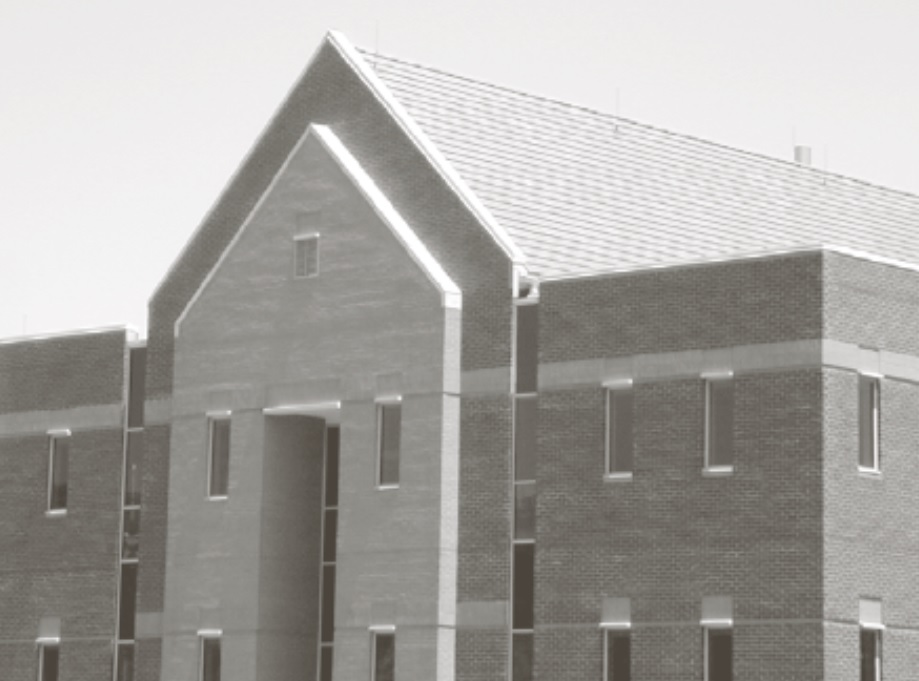
#> input picture Python/assets/p4/house.jpg, 919 x 681 px, found by its file name
$ python canny_steps.py   (older library calls are emulated)
#> lines starting #> are read from the running program, lines starting #| are printed output that depends on the picture
import cv2
import numpy as np
import matplotlib.pyplot as plt

image = cv2.imread('./assets/p4/house.jpg',
                   cv2.IMREAD_GRAYSCALE)
#> image: shape (681, 919); min 67, max 255, mean 165.8

gaussian_filter = np.array([
    [0, 0, 0.01, 0.01, 0.01, 0, 0],
    [0, 0.02, 0.08, 0.14, 0.08, 0.02, 0],
    [0.01, 0.08, 0.37, 0.61, 0.37, 0.08, 0.01],
    [0.01, 0.14, 0.61, 1.0, 0.61, 0.14, 0.01],
    [0.01, 0.08, 0.37, 0.61, 0.37, 0.08, 0.01],
    [0, 0.02, 0.08, 0.14, 0.08, 0.02, 0],
    [0, 0, 0.01, 0.01, 0.01, 0, 0]
])
gaussian_filter /= np.sum(gaussian_filter)

smoothed_image = cv2.filter2D(image, -1, gaussian_filter)

gx = cv2.Sobel(smoothed_image, cv2.CV_64F, 1, 0, ksize=3)
gy = cv2.Sobel(smoothed_image, cv2.CV_64F, 0, 1, ksize=3)
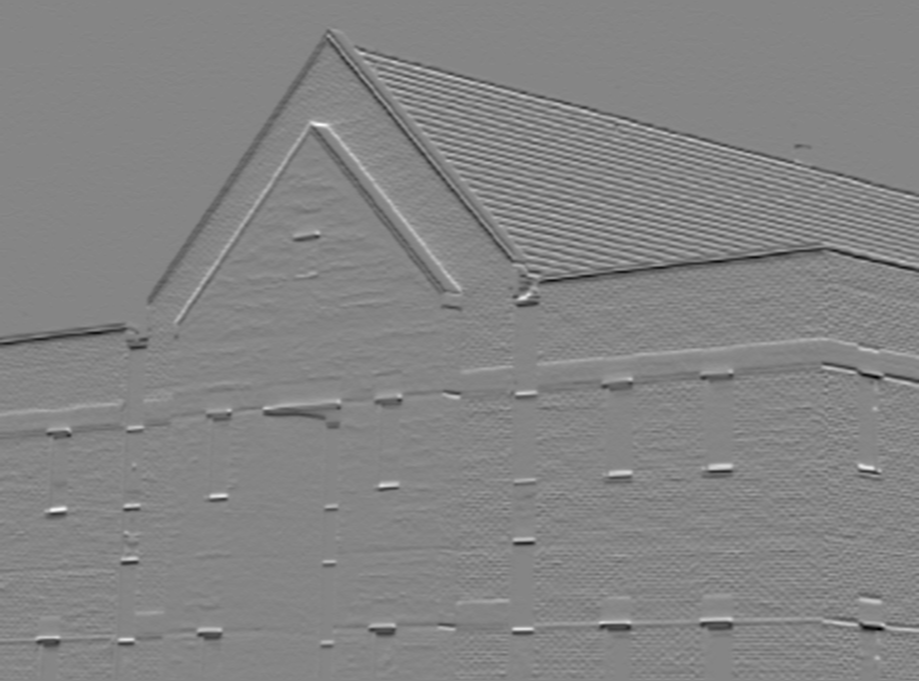
#> gy: shape (681, 919) float64; min -268, max 245, mean -1.4; drawn with min black and max white


gradient_magnitude = np.sqrt(gx**2 + gy**2)
gradient_angle = np.arctan2(gy, gx) * (180 / np.pi)
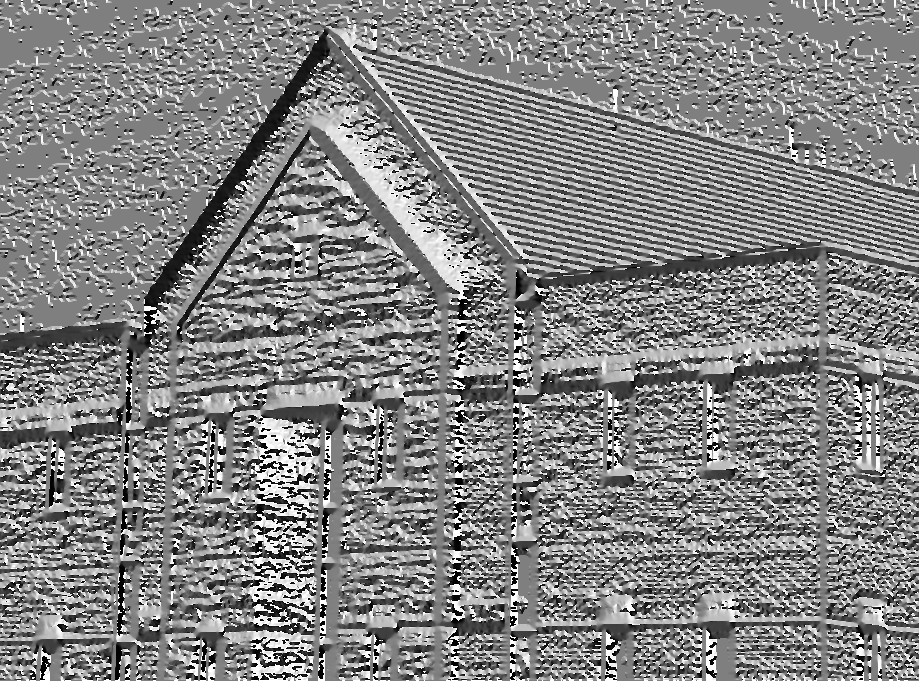
#> gradient_angle: shape (681, 919) float64; min -179.7, max 180, mean 6.4; drawn with min black and max white


def non_maximum_suppression(magnitude, angle):
    M, N = magnitude.shape
#> M = 681; N = 919
    nms = np.zeros((M, N), dtype=np.float32)
    angle = angle % 180
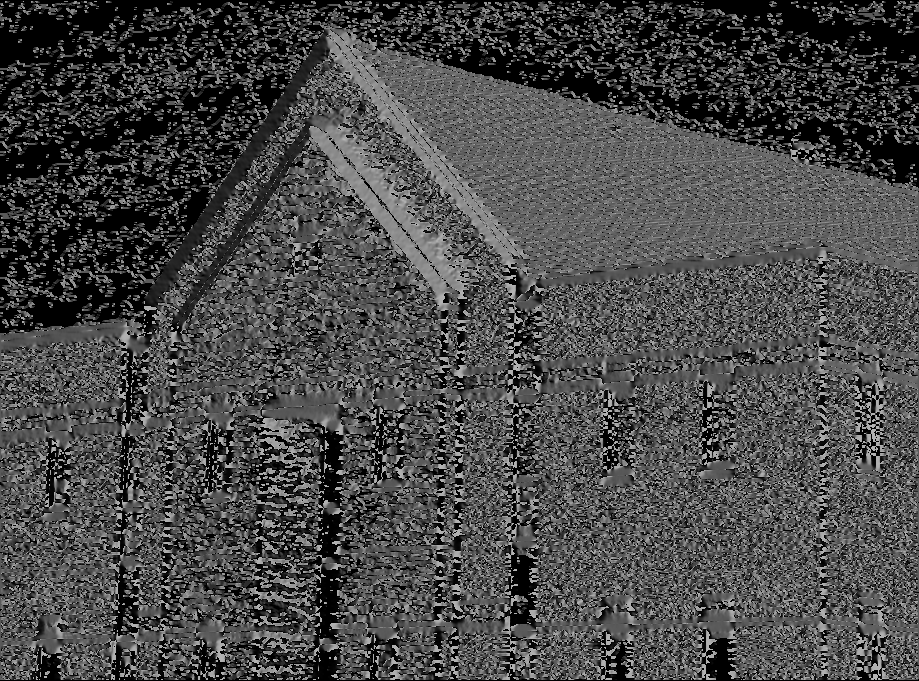
#> angle: shape (681, 919) float64; min 0, max 179.8, mean 72.6
    q, r = 0, 0

    for i in range(1, M - 1):
        for j in range(1, N - 1):

            if (0 <= angle[i, j] < 22.5) or (157.5 <= angle[i, j] <= 180):
                q = magnitude[i, j + 1]
                r = magnitude[i, j - 1]
            elif 22.5 <= angle[i, j] < 67.5:
                q = magnitude[i + 1, j - 1]
                r = magnitude[i - 1, j + 1]
            elif 67.5 <= angle[i, j] < 112.5:
                q = magnitude[i + 1, j]
                r = magnitude[i - 1, j]
            elif 112.5 <= angle[i, j] < 157.5:
                q = magnitude[i - 1, j - 1]
                r = magnitude[i + 1, j + 1]

            if magnitude[i, j] >= q and magnitude[i, j] >= r:
                nms[i, j] = magnitude[i, j]
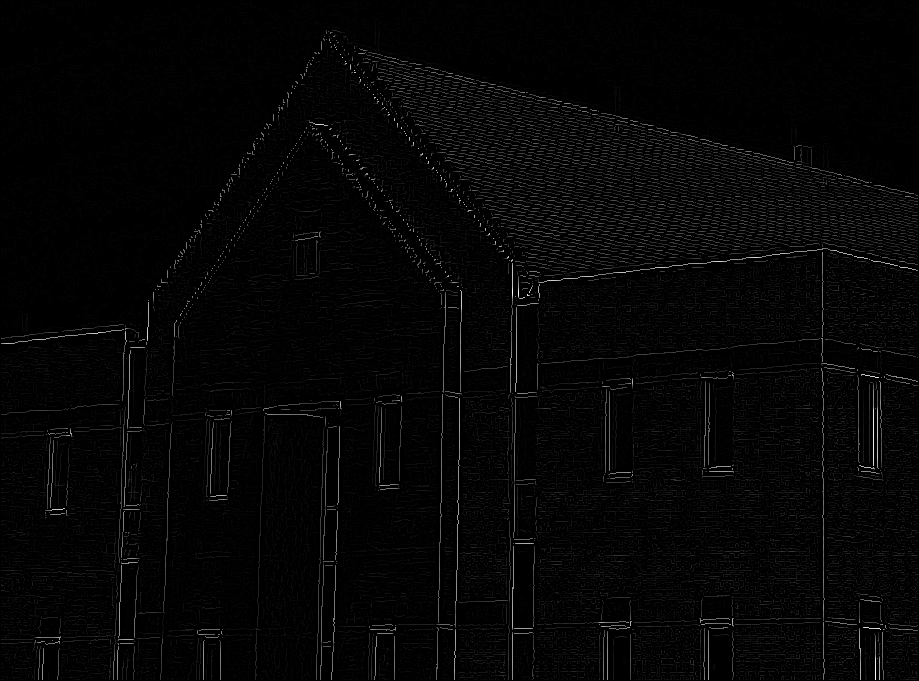
#> nms: shape (681, 919) float32; min 0, max 283.1, mean 5.9; drawn with min black and max white

    return nms


nms_image = non_maximum_suppression(gradient_magnitude, gradient_angle)


strong = 255
weak = 75


def double_threshold(img, low_thresh, high_thresh):
    """Apply double thresholding."""
#> called with low_thresh = 20, high_thresh = 100

    strong_edges = (img >= high_thresh)
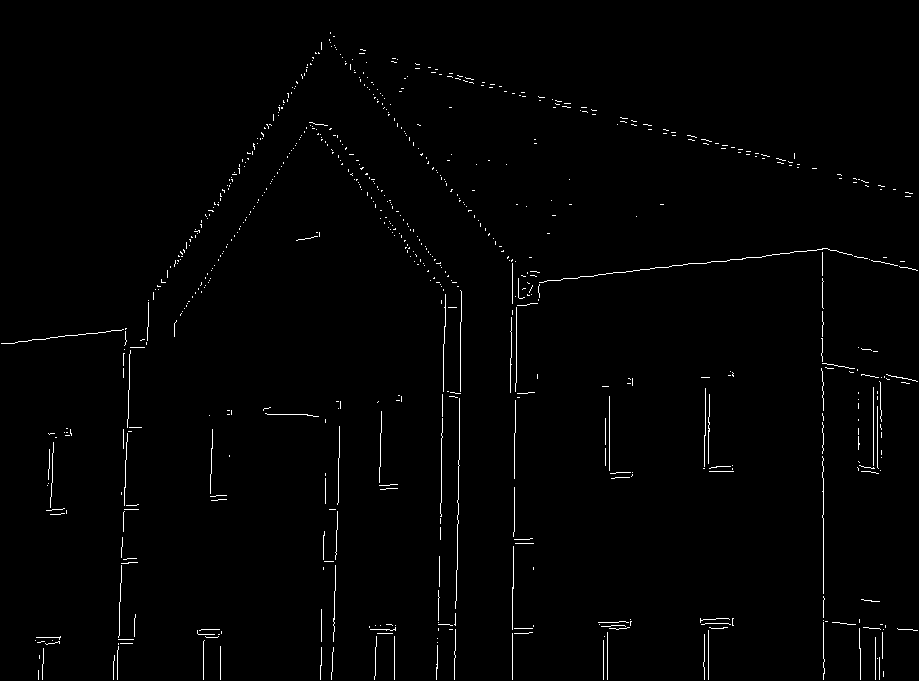
#> strong_edges: shape (681, 919) bool; 1.1% white in thin lines or dots
    weak_edges = (img >= low_thresh) & (img < high_thresh)
#> weak_edges: shape (681, 919) bool; 6.8% white in thin lines or dots

    result = np.zeros_like(img)
    result[strong_edges] = strong
    result[weak_edges] = weak
    return result


low_threshold = 20
high_threshold = 100


thresholded = double_threshold(
    nms_image, low_threshold, high_threshold)


def hysteresis(thrCopy):
    M, N = thrCopy.shape
#> M = 681; N = 919
    directions = [
        [1, 0],   # right
        [0, 1],   # down
        [-1, 0],  # left
        [0, -1],  # up
        [1, 1],   # down-right
        [-1, 1],  # down-left
        [1, -1],  # up-right
        [-1, -1]  # up-left
    ]
    for i in range(1, M - 1):
        for j in range(1, N - 1):
            booly = False

            if thrCopy[i, j] == weak:
                for x, y in directions:
                    nx, ny = x+i, y+j
                    if thrCopy[nx, ny] == strong:
                        booly = True
                        break
                if booly:
                    thrCopy[i, j] = strong
                else:
                    thrCopy[i, j] = 0
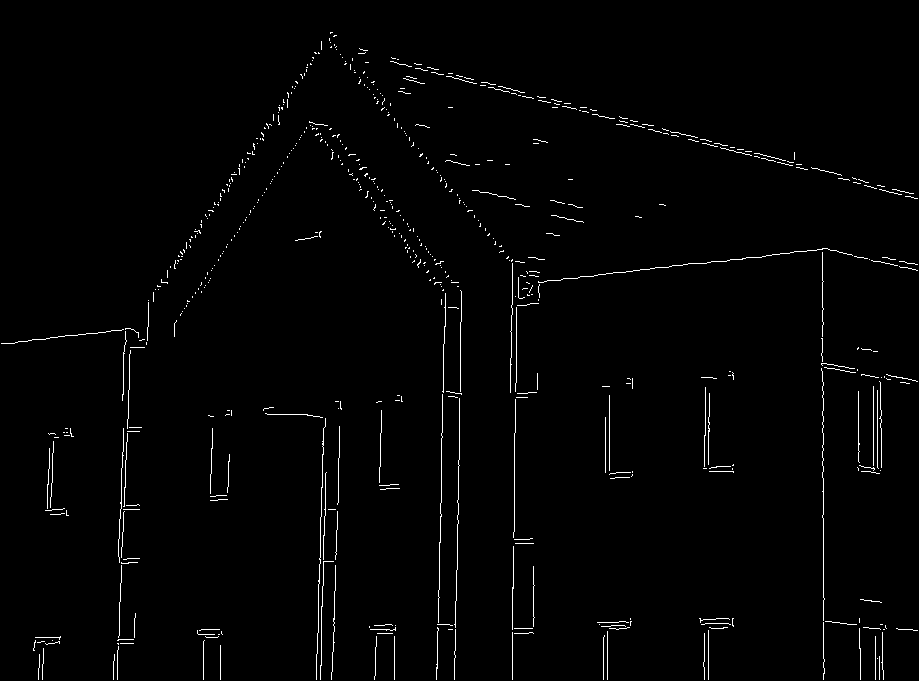
#> thrCopy: shape (681, 919) float32; 1.4% white in thin lines or dots

    return thrCopy


final_edges = hysteresis(thresholded.copy())

fig, axes = plt.subplots(2, 4, figsize=(18, 10))


# Original image
axes[0][0].imshow(image, cmap='gray')
axes[0][0].set_title('Original Image')
axes[0][0].axis('off')
axes[1][0].hist(image.ravel(), bins=256, color='black')
axes[1][0].set_title('Histogram')

# Smoothed image
axes[0][1].imshow(smoothed_image, cmap='gray')
axes[0][1].set_title('Smoothed Image')
axes[0][1].axis('off')
axes[1][1].hist(smoothed_image.ravel(), bins=256, color='black')
axes[1][1].set_title('Histogram')

# NMS image
axes[0][2].imshow(nms_image, cmap='gray')
axes[0][2].set_title('Non-Maximum Suppression')
axes[0][2].axis('off')
axes[1][2].hist(nms_image.ravel(), bins=256, color='black')
axes[1][2].set_title('Histogram')

# Final edges (Double Thresholding)
axes[0][3].imshow(final_edges, cmap='gray')
axes[0][3].set_title('Final Edges (Double Thresholding)')
axes[0][3].axis('off')
axes[1][3].hist(final_edges.ravel(), bins=256, color='black')
axes[1][3].set_title('Histogram')

plt.tight_layout()
plt.show()
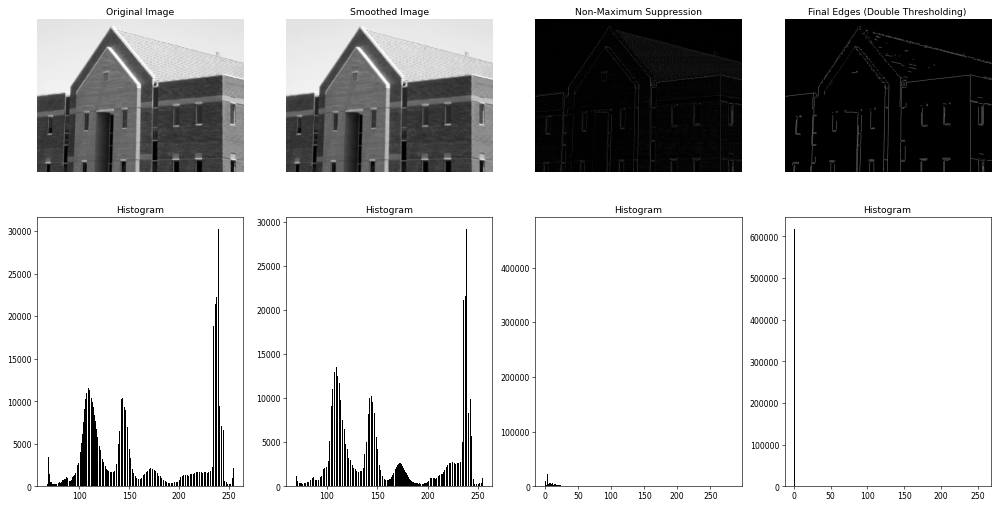
#> figure drawn by matplotlib, 8 panels; panel 5: tallest bar 30228 high, from x = 238.8 to 239.6; panel 6: tallest bar 29156 high, from x = 238.3 to 239; panel 7: tallest bar 469715 high, from x = 0 to 1.11; panel 8: tallest bar 616837 high, from x = 0 to 0.996
